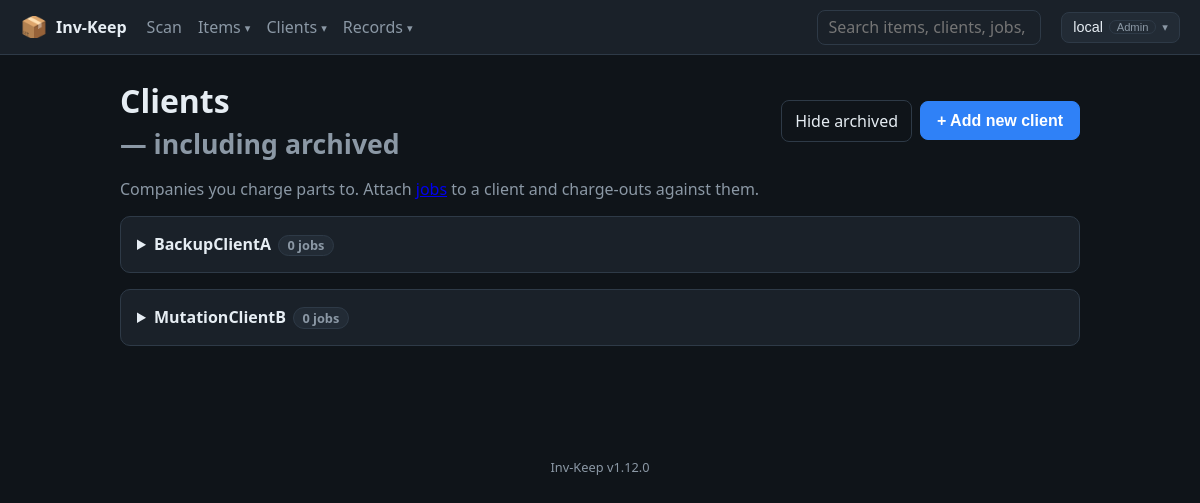
/clients?archived=1, run on the app's committed database.
### app/models.py (models this page shows)
class Client(Base):
    __tablename__ = "customers"
    id = Column(Integer, primary_key=True)
    name = Column(String, nullable=False)
    reference = Column(String, default="")  # account / customer number
    contact_name = Column(String, default="")
    email = Column(String, default="")
    phone = Column(String, default="")
    location = Column(String, default="")  # site / building / room
    address = Column(Text, default="")
    notes = Column(Text, default="")
    active = Column(Boolean, nullable=False, default=True)
    archived = Column(Boolean, nullable=False, default=False)
    created_at = Column(DateTime, default=datetime.utcnow)
    jobs = relationship("Job", back_populates="client", order_by="Job.name")

### app/main.py (the view)
@app.get("/clients", response_class=HTMLResponse)
def clients_page(request: Request, db: Session = Depends(get_db)):
    show_archived = request.query_params.get("archived") == "1"
    q = db.query(Client)
    if not show_archived:
        q = q.filter(Client.archived == False)  # noqa: E712
    clients = q.order_by(Client.name).all()
    return templates.TemplateResponse(
        "clients.html",
        ctx(request, db, clients=clients, show_archived=show_archived),
    )

### app/templates/clients.html (shortened to what this page needs)
{% extends "base.html" %}
{% block content %}
<div class="page-head">
  <h1>Clients {% if show_archived %}<small class="muted">— including archived</small>{% endif %}</h1>
  <div class="head-actions">
    <a class="btn ghost" href="{% if show_archived %}/clients{% else %}/clients?archived=1{% endif %}">{% if show_archived %}Hide archived{% else %}Show archived{% endif %}</a>
    <button class="add-btn" onclick="openModal('add-client')">+ Add new client</button>
  </div>
</div>
<p class="muted">Companies you charge parts to. Attach <a href="/jobs">jobs</a> to a client and charge-outs against them.</p>
{% for c in clients %}
<details class="card {% if not c.active %}inactive{% endif %}">
  <summary>
    <strong>{{ c.name }}</strong>
    <span class="tag muted">{{ c.jobs|length }} job{{ '' if c.jobs|length == 1 else 's' }}</span>
  </summary>
</details>
{% else %}
<p class="muted">No clients yet.</p>
{% endfor %}
{% endblock %}

### app/static/style.css (style rules this page uses)
:root { --bg: #0f1419; --panel: #1a2129; --panel-2: #222b35; --line: #2e3a47; --text: #e6edf3; --muted: #8b98a5; --accent: #2f81f7; --good: #2ea043; --bad: #e5534b; --warn: #d29922; }
* { box-sizing: border-box; }
html, body { max-width: 100%; overflow-x: hidden; }
body { margin: 0; font-family: system-ui, -apple-system, Segoe UI, Roboto, sans-serif; background: var(--bg); color: var(--text); }
button, .btn, .add-btn { white-space: nowrap; }
h1 { margin-top: 0; }
small { color: var(--muted); display: block; margin-top: .25rem; }
input, select, button { font-size: 1rem; padding: .55rem .7rem; border-radius: 8px; border: 1px solid var(--line); background: var(--panel-2); color: var(--text); }
button { background: var(--accent); border-color: var(--accent); color: #fff; cursor: pointer; }
.btn { background: var(--accent); color: #fff; padding: .55rem .8rem; border-radius: 8px; text-decoration: none; }
.card { background: var(--panel); border: 1px solid var(--line); border-radius: 10px; padding: 1rem; margin: 1rem 0; }
.card summary { cursor: pointer; font-weight: 600; }
.muted { color: var(--muted); }
.tag { display: inline-block; background: var(--panel-2); border: 1px solid var(--line); border-radius: 999px; padding: .05rem .55rem; font-size: .8rem; margin: 0 .15rem; }
.page-head { display: flex; align-items: center; justify-content: space-between; gap: 1rem; }
.page-head h1 { margin: 0; }
.head-actions { display: flex; gap: .5rem; align-items: center; }
.add-btn { background: var(--accent); color: #fff; border: 1px solid var(--accent); border-radius: 8px; padding: .6rem 1rem; font-weight: 600; cursor: pointer; white-space: nowrap; }
button.ghost, .btn.ghost { background: transparent; border: 1px solid var(--line); color: var(--text); }

### data on the page
Client: name "BackupClientA", jobs|length "0", jobs "s"
Client: name "MutationClientB", jobs|length "0", jobs "s"

### other printed values
{{ cfg.brand_emoji or '📦' }} "📦"
{{ cfg.app_title }} "Inv-Keep"
{{ user.username or 'Menu' }} "local"
{{ user.role }} "Admin"
{{ version }} "1.12.0"
